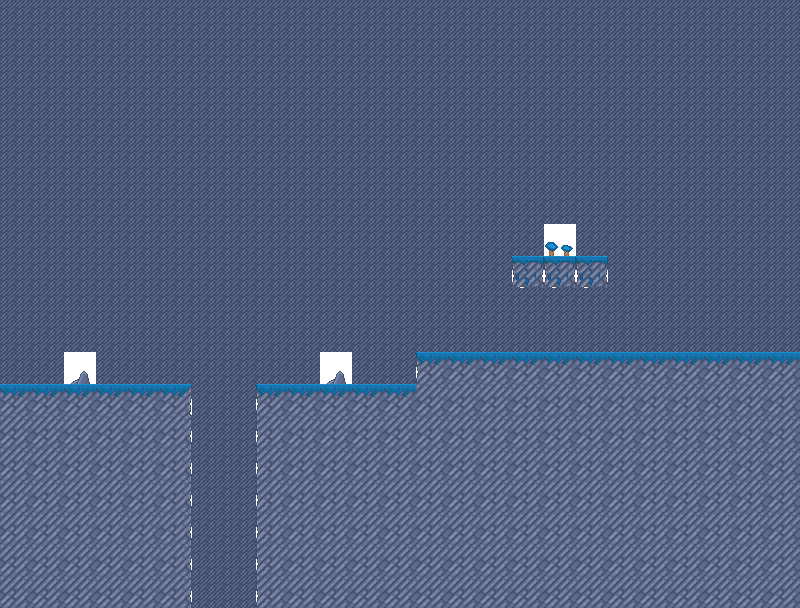

A 2D game scene composited from a Tiled map and its tileset images. What follows is a short description and the map's XML, with each tile layer's data collapsed to a summary:
An orthogonal 25x19 tile map with 32x32 px tiles, 2 tile layers (dekor, collision).

<map version="1.0" orientation="orthogonal" renderorder="right-up" width="25" height="19" tilewidth="32" tileheight="32">
 <tileset firstgid="1" name="tileset_13" tilewidth="32" tileheight="32">
  <image tid="0" source="tileset.png" width="160" height="96" />
 </tileset>
 <layer name="dekor" width="25" height="19">
  <data>[475 cells, 475 non-empty, 3 distinct tile ids]</data>
 </layer>
 <layer name="collision" width="25" height="19">
  <data>[475 cells, 176 non-empty, 7 distinct tile ids]</data>
 </layer>
</map>
